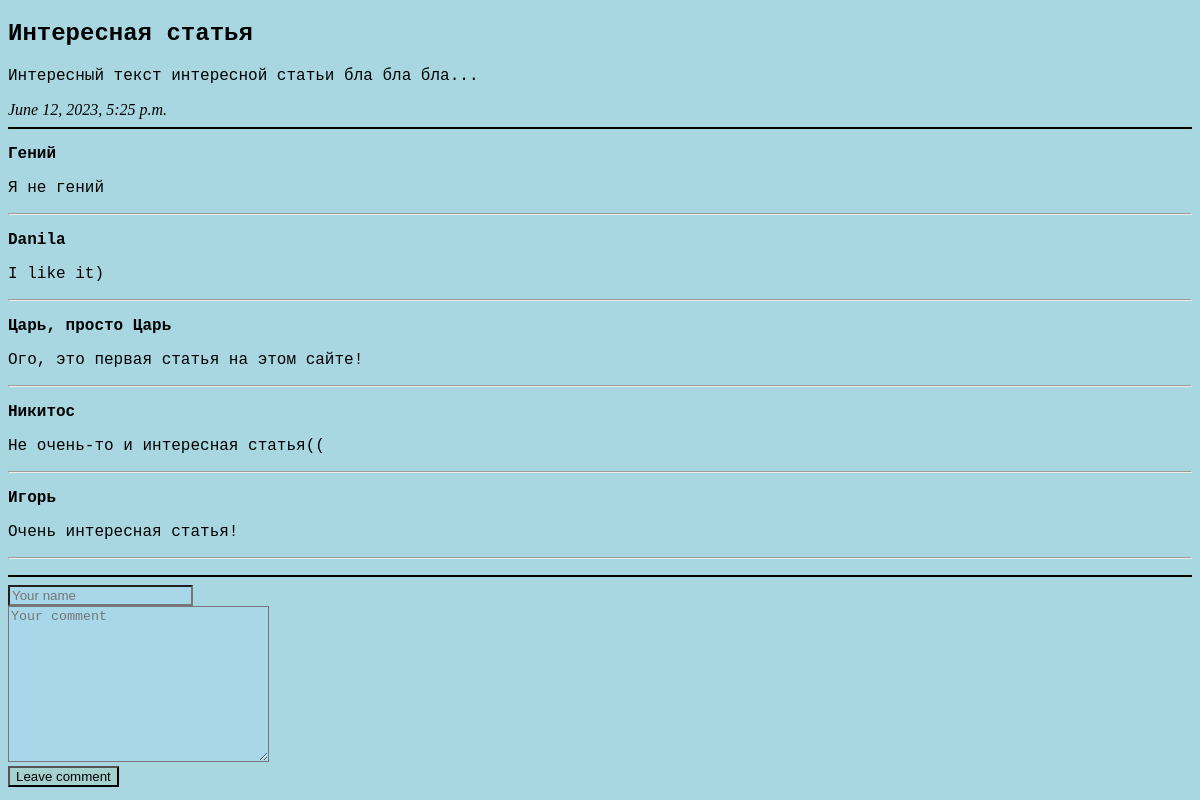
/articles/1/, run on the app's committed database.
### DjangoBlog/apps/articles/models.py (models this page shows, shortened)
class Article(Model):
    article_title = models.CharField("Название статьи", max_length=200)
    article_text = models.TextField("Текст статьи")
    pub_date = models.DateTimeField("Дата публикации")

class Comment(Model):
    article = models.ForeignKey(Article, on_delete=models.CASCADE)
    comment_author = models.CharField("Автор комментария", max_length=50)
    comment_text = models.CharField("Текст комментария", max_length=300)

### DjangoBlog/apps/articles/views.py (the view)
# urls.py: path('<int:article_id>/', views.detail, name='detail'),
def detail(request, article_id):
    try:
        a = Article.objects.get(id=article_id)
    except:
        raise Http404("Article is not found!")
    latest_comment_list = a.comment_set.order_by("-id")[:10]
    return render(request, 'articles_temp/detail.html', {"article": a, 'latest_comment_list': latest_comment_list})

### DjangoBlog/templates/articles_temp/detail.html (shortened to what this page needs)
{% extends 'base.html' %}
{% load static %}
{% block css_add %}
    <link rel="stylesheet" href="{% static 'details/css/details.css' %}">
{% endblock %}
{% block content %}
<h2>{{article.article_title}}</h2>
<p>{{article.article_text}}</p>
<em>{{article.pub_date}}</em>
<hr size="2" color="black">
{% if latest_comment_list %}
    {% for c in latest_comment_list %}
        <p>
            <strong>{{c.comment_author}}</strong>
            <p>{{c.comment_text}}</p>
            <hr>
        <p>
    {% endfor %}
{% else %}
<p>Comments not found. Become first!
{% endif %}
<hr size="2" color="black">
<form action="{% url 'articles:leave_comment' article.id %}" method="POST">
    <input type="text" class="comment_form" required placeholder="Your name" name="name"><br>
    <textarea name="text" class="comment_form" required placeholder="Your comment" cols="30" rows="10"></textarea><br>
    <button type="submit" class="comment_button">Leave comment</button>
</form>
{% endblock %}

### DjangoBlog/templates/base.html (shortened to what this page needs)
<!DOCTYPE html>
<html lang="en">
<head>
    {% load static %}
    {% block css_add %}{% endblock %}
</head>
<body>
    {% block content %}{% endblock %}
</body>
</html>

### static/details/css/details.css (style rules this page uses)
body { background: #a8d7e1; }
p { font-family: "Courier", "Comic Sans MS"; color: black; }
h2 { font-family: "Courier"; }
.comment_form { size: 3; background-color: #a8d7e9; }
.comment_button { color: black; background-color: #a5d1cf; }

### data on the page
Article: article_title "Интересная статья", article_text "Интересный текст интересной статьи бла бла бла...", pub_date "June 12, 2023, 5:25 p.m."
Comment: comment_author "Гений", comment_text "Я не гений"
Comment: comment_author "Danila", comment_text "I like it)"
Comment: comment_author "Царь, просто Царь", comment_text "Ого, это первая статья на этом сайте!"
Comment: comment_author "Никитос", comment_text "Не очень-то и интересная статья(("
Comment: comment_author "Игорь", comment_text "Очень интересная статья!"
